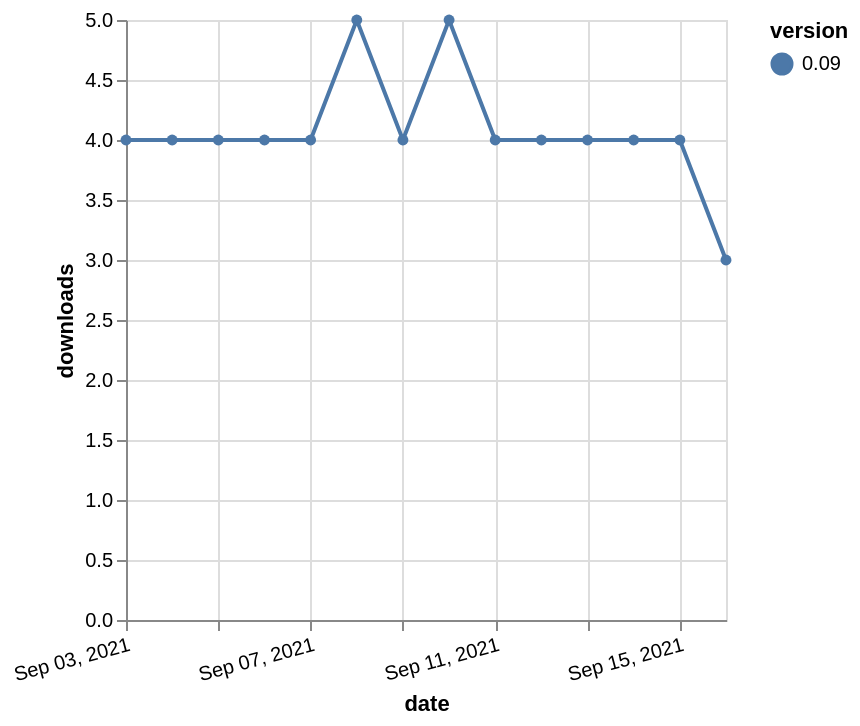

Describe this chart as a Vega-Lite specification.
### Vega-Lite specification from a JSON file in a GitHub repository (floating-point values rounded to 4 significant figures)
{"$schema": "https://vega.github.io/schema/vega-lite/v5.json", "description": "A simple bar chart with embedded data.", "data": {"values": [{"date": "2021-09-03", "total": 4808, "delta": 4, "version": "0.09"}, {"date": "2021-09-04", "total": 4812, "delta": 4, "version": "0.09"}, {"date": "2021-09-05", "total": 4816, "delta": 4, "version": "0.09"}, {"date": "2021-09-06", "total": 4820, "delta": 4, "version": "0.09"}, {"date": "2021-09-07", "total": 4824, "delta": 4, "version": "0.09"}, {"date": "2021-09-08", "total": 4829, "delta": 5, "version": "0.09"}, {"date": "2021-09-09", "total": 4833, "delta": 4, "version": "0.09"}, {"date": "2021-09-10", "total": 4838, "delta": 5, "version": "0.09"}, {"date": "2021-09-11", "total": 4842, "delta": 4, "version": "0.09"}, {"date": "2021-09-12", "total": 4846, "delta": 4, "version": "0.09"}, {"date": "2021-09-13", "total": 4850, "delta": 4, "version": "0.09"}, {"date": "2021-09-14", "total": 4854, "delta": 4, "version": "0.09"}, {"date": "2021-09-15", "total": 4858, "delta": 4, "version": "0.09"}, {"date": "2021-09-16", "total": 4861, "delta": 3, "version": "0.09"}]}, "width": "container", "mark": {"type": "line", "point": {"filled": true}}, "encoding": {"x": {"field": "date", "type": "temporal", "timeUnit": "yearmonthdate", "title": "date", "axis": {"labelAngle": -15}}, "y": {"field": "delta", "type": "quantitative", "title": "downloads"}, "color": {"field": "version", "type": "nominal"}, "tooltip": {"field": "delta"}}}
